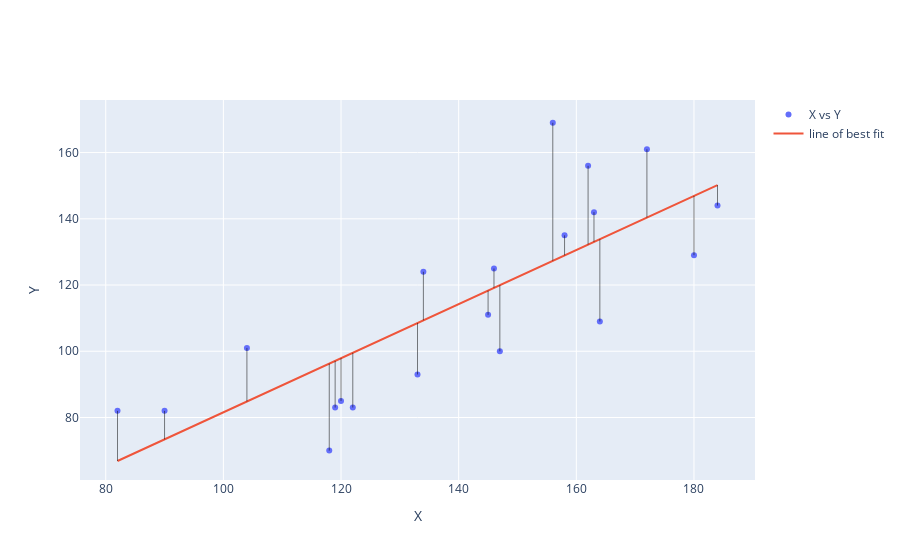

The cell this chart's notebook holds for it:
### Code cell
import plotly.graph_objects as go
import statsmodels.api as sm
import pandas as pd
import numpy as np
import datetime

# data
np.random.seed(123)
numdays=20

X = (np.random.randint(low=-20, high=20, size=numdays).cumsum()+100).tolist()
Y = (np.random.randint(low=-20, high=20, size=numdays).cumsum()+100).tolist()

df = pd.DataFrame({'X': X, 'Y':Y})

# regression
df['bestfit'] = sm.OLS(df['Y'],sm.add_constant(df['X'])).fit().fittedvalues

# plotly figure setup
fig=go.Figure()
fig.add_trace(go.Scatter(name='X vs Y', x=df['X'], y=df['Y'].values, mode='markers'))
fig.add_trace(go.Scatter(name='line of best fit', x=X, y=df['bestfit'], mode='lines'))


# plotly figure layout
fig.update_layout(xaxis_title = 'X', yaxis_title = 'Y')

# retrieve x-values from one of the series
xVals = fig.data[0]['x']

errors = {} # container for prediction errors

# organize data for errors in a dict
for d in fig.data:
    errors[d['mode']]=d['y']

shapes = [] # container for shapes

# make a line shape for each error == distance between each marker and line points
for i, x in enumerate(xVals):
    shapes.append(go.layout.Shape(type="line",
                                    x0=x,
                                    y0=errors['markers'][i],
                                    x1=x,
                                    y1=errors['lines'][i],
                                    line=dict(
                                        #color=np.random.choice(colors,1)[0],
                                        color = 'black',
                                        width=1),
                                    opacity=0.5,
                                    layer="above")
                 )

# include shapes in layout
fig.update_layout(shapes=shapes)
fig.show()

### Figure 1 — Plotly figure (JSON) as saved in the notebook; plotly's stock layout.template omitted (floating-point values rounded to 4 significant figures)
{"data": [{"mode": "markers", "name": "X vs Y", "type": "scatter", "x": [82, 90, 104, 122, 119, 118, 120, 133, 145, 134, 146, 158, 163, 162, 156, 172, 184, 180, 164, 147], "y": [82, 82, 101, 83, 83, 70, 85, 93, 111, 124, 125, 135, 142, 156, 169, 161, 144, 129, 109, 100]}, {"mode": "lines", "name": "line of best fit", "type": "scatter", "x": [82, 90, 104, 122, 119, 118, 120, 133, 145, 134, 146, 158, 163, 162, 156, 172, 184, 180, 164, 147], "y": [66.86, 73.4, 84.83, 99.54, 97.09, 96.27, 97.9, 108.5, 118.3, 109.3, 119.1, 128.9, 133.0, 132.2, 127.3, 140.4, 150.2, 146.9, 133.8, 120.0]}], "layout": {"shapes": [{"layer": "above", "line": {"color": "black", "width": 1}, "opacity": 0.5, "type": "line", "x0": 82, "x1": 82, "y0": 82, "y1": 66.86}, {"layer": "above", "line": {"color": "black", "width": 1}, "opacity": 0.5, "type": "line", "x0": 90, "x1": 90, "y0": 82, "y1": 73.4}, {"layer": "above", "line": {"color": "black", "width": 1}, "opacity": 0.5, "type": "line", "x0": 104, "x1": 104, "y0": 101, "y1": 84.83}, {"layer": "above", "line": {"color": "black", "width": 1}, "opacity": 0.5, "type": "line", "x0": 122, "x1": 122, "y0": 83, "y1": 99.54}, {"layer": "above", "line": {"color": "black", "width": 1}, "opacity": 0.5, "type": "line", "x0": 119, "x1": 119, "y0": 83, "y1": 97.09}, {"layer": "above", "line": {"color": "black", "width": 1}, "opacity": 0.5, "type": "line", "x0": 118, "x1": 118, "y0": 70, "y1": 96.27}, {"layer": "above", "line": {"color": "black", "width": 1}, "opacity": 0.5, "type": "line", "x0": 120, "x1": 120, "y0": 85, "y1": 97.9}, {"layer": "above", "line": {"color": "black", "width": 1}, "opacity": 0.5, "type": "line", "x0": 133, "x1": 133, "y0": 93, "y1": 108.5}, {"layer": "above", "line": {"color": "black", "width": 1}, "opacity": 0.5, "type": "line", "x0": 145, "x1": 145, "y0": 111, "y1": 118.3}, {"layer": "above", "line": {"color": "black", "width": 1}, "opacity": 0.5, "type": "line", "x0": 134, "x1": 134, "y0": 124, "y1": 109.3}, {"layer": "above", "line": {"color": "black", "width": 1}, "opacity": 0.5, "type": "line", "x0": 146, "x1": 146, "y0": 125, "y1": 119.1}, {"layer": "above", "line": {"color": "black", "width": 1}, "opacity": 0.5, "type": "line", "x0": 158, "x1": 158, "y0": 135, "y1": 128.9}, {"layer": "above", "line": {"color": "black", "width": 1}, "opacity": 0.5, "type": "line", "x0": 163, "x1": 163, "y0": 142, "y1": 133.0}, {"layer": "above", "line": {"color": "black", "width": 1}, "opacity": 0.5, "type": "line", "x0": 162, "x1": 162, "y0": 156, "y1": 132.2}, {"layer": "above", "line": {"color": "black", "width": 1}, "opacity": 0.5, "type": "line", "x0": 156, "x1": 156, "y0": 169, "y1": 127.3}, {"layer": "above", "line": {"color": "black", "width": 1}, "opacity": 0.5, "type": "line", "x0": 172, "x1": 172, "y0": 161, "y1": 140.4}, {"layer": "above", "line": {"color": "black", "width": 1}, "opacity": 0.5, "type": "line", "x0": 184, "x1": 184, "y0": 144, "y1": 150.2}, {"layer": "above", "line": {"color": "black", "width": 1}, "opacity": 0.5, "type": "line", "x0": 180, "x1": 180, "y0": 129, "y1": 146.9}, {"layer": "above", "line": {"color": "black", "width": 1}, "opacity": 0.5, "type": "line", "x0": 164, "x1": 164, "y0": 109, "y1": 133.8}, {"layer": "above", "line": {"color": "black", "width": 1}, "opacity": 0.5, "type": "line", "x0": 147, "x1": 147, "y0": 100, "y1": 120.0}], "xaxis": {"title": {"text": "X"}}, "yaxis": {"title": {"text": "Y"}}}}
